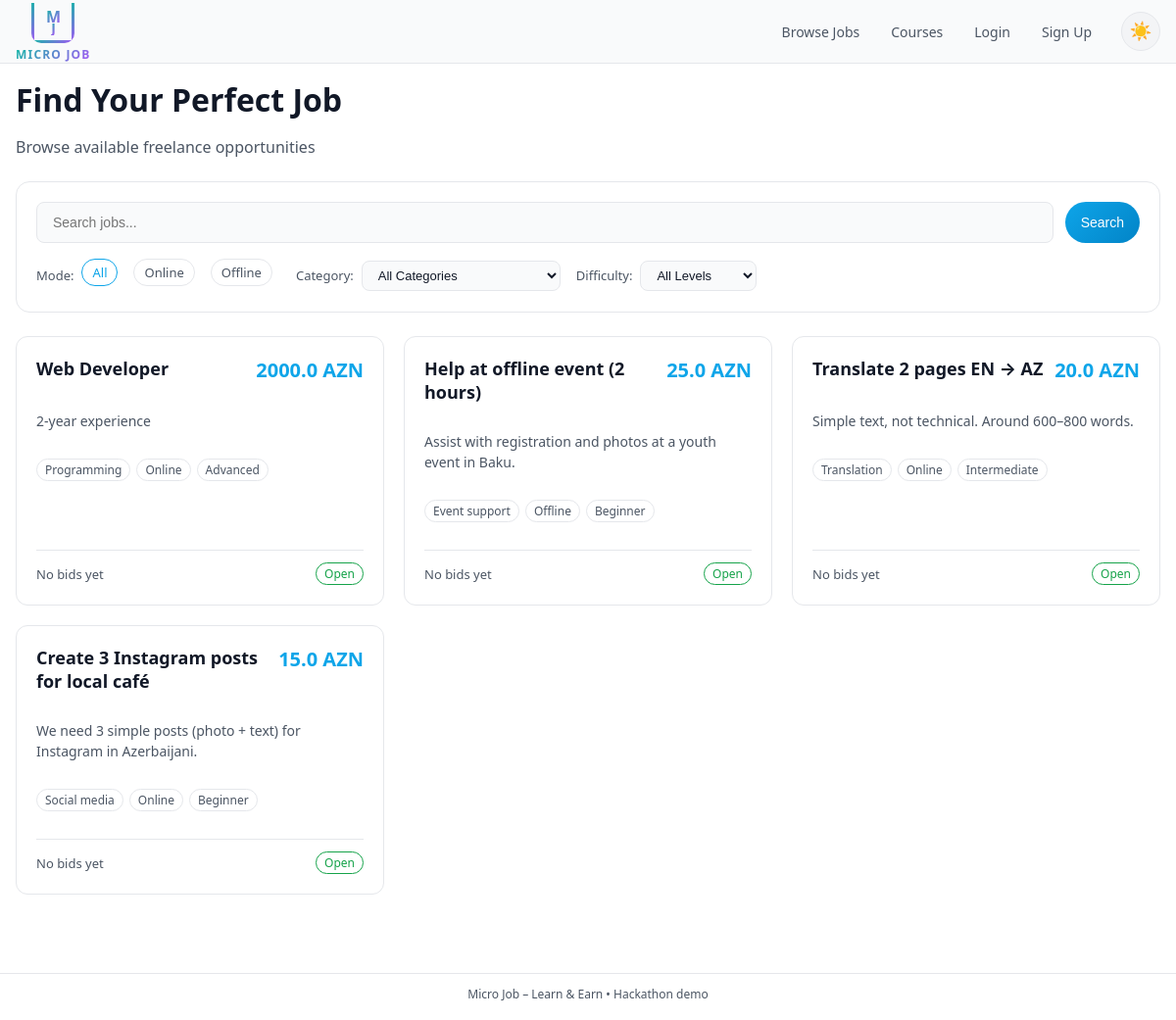
The app's page /, older data.
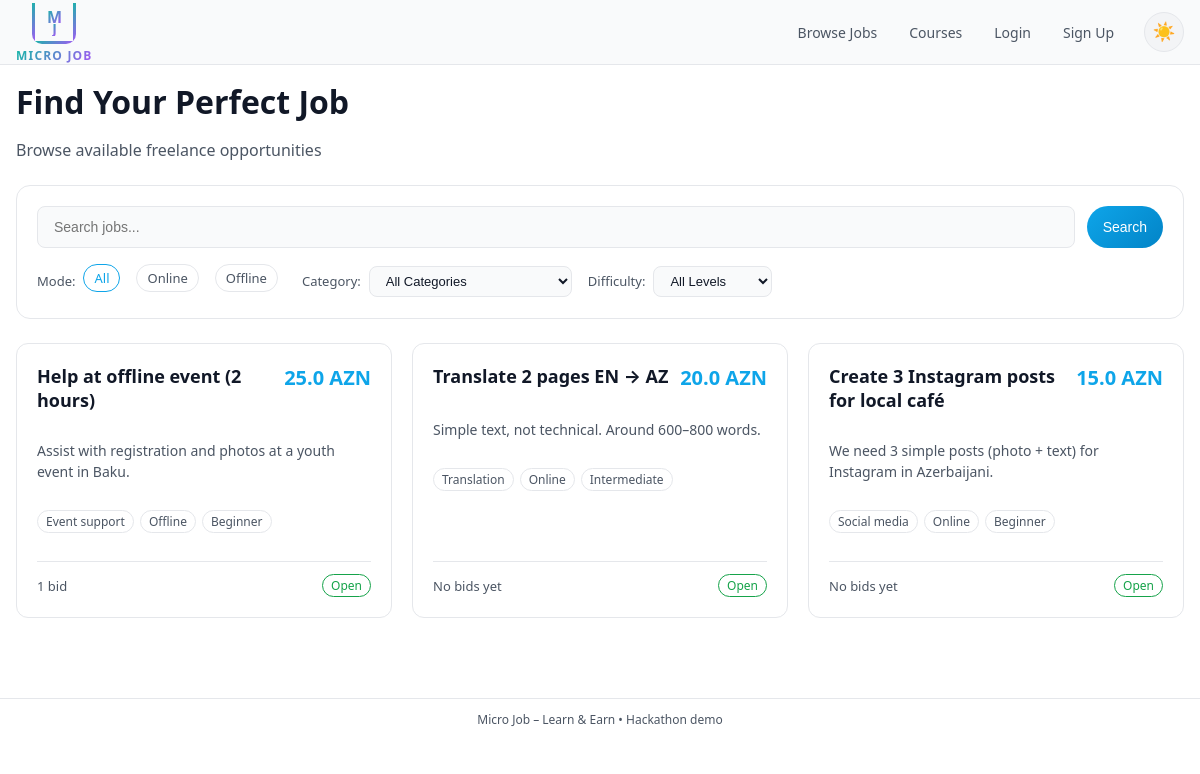
The same page, newer data.
### app.py (models this page shows)
class Task(db.Model):
    id = db.Column(db.Integer, primary_key=True)
    title = db.Column(db.String(200), nullable=False)
    description = db.Column(db.Text, nullable=False)
    budget_azn = db.Column(db.Float, nullable=False)
    category = db.Column(db.String(120))
    mode = db.Column(db.String(20))
    status = db.Column(db.String(20), default='open')
    created_at = db.Column(db.DateTime, default=datetime.utcnow)
    required_skill = db.Column(db.String(120))
    difficulty = db.Column(db.String(20))
    employer_id = db.Column(db.Integer, db.ForeignKey('user.id'))
    worker_id   = db.Column(db.Integer, db.ForeignKey('user.id'))
    accepted_bid_id = db.Column(db.Integer, db.ForeignKey('bid.id'), nullable=True)
    bids = db.relationship('Bid', primaryjoin='Task.id == Bid.task_id', backref='task', lazy=True, cascade='all, delete-orphan')
    accepted_bid = db.relationship('Bid', foreign_keys=[accepted_bid_id], uselist=False, post_update=True)
    reviews = db.relationship('Review', backref='task', lazy=True)

### app.py (the view)
@app.route('/')
def index():
    search = request.args.get('search', '').strip()
    filter_mode = request.args.get('mode', 'all')
    category = request.args.get('category', 'all')
    min_budget = request.args.get('min_budget', type=float)
    max_budget = request.args.get('max_budget', type=float)
    difficulty = request.args.get('difficulty', 'all')
    q = Task.query.filter(Task.status == 'open')
    if search:
        q = q.filter(
            (Task.title.contains(search)) |
            (Task.description.contains(search)) |
            (Task.category.contains(search))
        )
    if filter_mode == 'online':
        q = q.filter(Task.mode == 'online')
    elif filter_mode == 'offline':
        q = q.filter(Task.mode == 'offline')
    if category != 'all' and category:
        q = q.filter(Task.category == category)
    if min_budget:
        q = q.filter(Task.budget_azn >= min_budget)
    if max_budget:
        q = q.filter(Task.budget_azn <= max_budget)
    if difficulty != 'all' and difficulty:
        q = q.filter(Task.difficulty == difficulty)
    tasks = q.order_by(Task.id.desc()).all()
    user = current_user()
    all_categories = [
        'IT & Programming', 'Graphic & Design', 'Writing & Translation',
        'Marketing & SMM', 'Education & Tutoring', 'Virtual Assistant', 'Data / AI Tasks',
        'Delivery', 'Home & Repair Services', 'Event & Photography',
        'Construction & Labor', 'Agriculture', 'Transportation'
    ]
    return render_template('index.html', tasks=tasks, user=user, filter_mode=filter_mode,
                         search=search, category=category, categories=all_categories,
                         min_budget=min_budget, max_budget=max_budget, difficulty=difficulty)

### app.py (called while the page is built)
def current_user():
    if 'user_id' in session:
        return User.query.get(session['user_id'])
    return None

### templates/index.html (shortened to what this page needs)
{% extends "base.html" %}
{% block content %}
<div class="page-header">
  <h1>Find Your Perfect Job</h1>
  <p class="subtitle">Browse available freelance opportunities</p>
</div>
<div class="search-filters">
  <form method="GET" action="{{ url_for('index') }}" class="search-form">
    <input type="text" name="search" placeholder="Search jobs..." value="{{ search }}" class="search-input">
    <button type="submit" class="btn-primary">Search</button>
  </form>
  <div class="filters-row">
    <div class="filter-group">
      <label>Mode:</label>
      <a href="{{ url_for('index', search=search, mode='all', category=category, difficulty=difficulty) }}"
         class="chip {% if filter_mode=='all' %}chip-active{% endif %}">All</a>
      <a href="{{ url_for('index', search=search, mode='online', category=category, difficulty=difficulty) }}"
         class="chip {% if filter_mode=='online' %}chip-active{% endif %}">Online</a>
      <a href="{{ url_for('index', search=search, mode='offline', category=category, difficulty=difficulty) }}"
         class="chip {% if filter_mode=='offline' %}chip-active{% endif %}">Offline</a>
    </div>
    <div class="filter-group">
      <label>Category:</label>
      <select name="category" onchange="this.form.submit()" form="filter-form" class="filter-select">
        <option value="all">All Categories</option>
      </select>
    </div>
    <div class="filter-group">
      <label>Difficulty:</label>
      <select name="difficulty" onchange="this.form.submit()" form="filter-form" class="filter-select">
        <option value="all">All Levels</option>
      </select>
    </div>
  </div>
</div>
{% if not tasks %}
  <div class="empty-state">
    <p>No jobs found. {% if user and user.role=='employer' %}<a href="{{ url_for('new_task') }}" class="link">Post one?</a>{% endif %}</p>
  </div>
{% else %}
  <div class="task-grid">
    {% for t in tasks %}
      <a href="{{ url_for('task_detail', task_id=t.id) }}" class="task-card">
        <div class="task-header">
          <h3>{{ t.title }}</h3>
          <div class="task-budget">{{ t.budget_azn }} AZN</div>
        </div>
        <p class="task-desc">{{ t.description[:150] }}{% if t.description|length > 150 %}...{% endif %}</p>
        <div class="task-meta">
          {% if t.category %}
            <span class="meta-tag">{{ t.category }}</span>
          {% endif %}
          <span class="meta-tag">{{ t.mode|title }}</span>
          <span class="meta-tag">{{ t.difficulty|title }}</span>
        </div>
        <div class="task-footer">
          <span class="task-bids">
            {% if t.bids %}
              {{ t.bids|length }} bid{{ 's' if t.bids|length != 1 else '' }}
            {% else %}
              No bids yet
            {% endif %}
          </span>
          <span class="task-status status-{{ t.status }}">{{ t.status|title }}</span>
        </div>
      </a>
    {% endfor %}
  </div>
{% endif %}
{% endblock %}

### templates/base.html (shortened to what this page needs)
<!DOCTYPE html>
<html lang="en" data-theme="dark">
<head>
  <link rel="stylesheet" href="{{ url_for('static', filename='style.css') }}">
</head>
<body>
  <header class="topbar">
    <a href="{{ url_for('index') }}" class="logo">
      <div class="logo-container">
        <div class="logo-square">
          <div class="logo-letters">
            <span class="logo-m">M</span>
            <span class="logo-j">J</span>
          </div>
        </div>
        <div class="logo-main-text">MICRO JOB</div>
      </div>
    </a>
    <nav class="nav-links">
      <a href="{{ url_for('index') }}">Browse Jobs</a>
      <a href="{{ url_for('courses') }}">Courses</a>
      {% if user %}
        <a href="{{ url_for('dashboard') }}">Dashboard</a>
        <a href="{{ url_for('messages') }}">Messages</a>
        {% if user.role == 'employer' %}
          <a href="{{ url_for('new_task') }}">Post Job</a>
        {% endif %}
        <a href="{{ url_for('profile', user_id=user.id) }}">{{ user.name }}</a>
        <a href="{{ url_for('logout') }}">Logout</a>
      {% else %}
        <a href="{{ url_for('login') }}">Login</a>
        <a href="{{ url_for('register') }}">Sign Up</a>
      {% endif %}
      <button class="theme-toggle" id="theme-toggle" aria-label="Toggle theme">
        <span id="theme-icon">🌙</span>
      </button>
    </nav>
  </header>
  <main class="container">
    {% block content %}{% endblock %}
  </main>
  <footer class="footer">
    <span>Micro Job – Learn &amp; Earn • Hackathon demo</span>
  </footer>
</body>
</html>

Row changes from the older to the newer data that the page shows:
no longer on this page (row edited): Task: title "Web Developer", budget_azn "2000.0", description "2-year experience", category "Programming", mode "Online", difficulty "Advanced", shows "No bids yet", status "Open"
shown differently, row unchanged: Task "Help at offline event (2 hours)": bids|length (not shown) → "1"; text "No bids yet" → "bid"
